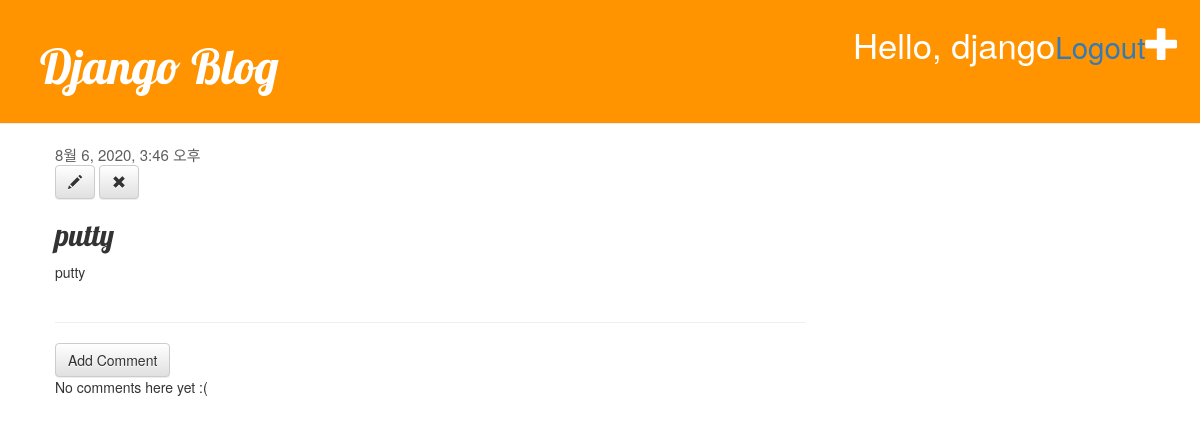
The app's page /post/10/ (signed in) with its own data.
### blog/models.py (models this page shows, shortened)
class Post(models.Model):
    author = models.ForeignKey('auth.User', on_delete=models.CASCADE)
    title = models.CharField(max_length=200, validators=[min_length_3_validator])
    text = models.TextField()
    created_data = models.DateTimeField(default=timezone.now)
    published_date = models.DateTimeField(blank=True, null=True)

### blog/views.py (the view)
# urls.py: path('post/<int:pk>/', views.post_detail, name='post_detail'),
def post_detail(request, pk):
    post = get_object_or_404(Post, pk=pk)
    return render(request, 'blog/post_detail.html', {'post':post})

### blog/templates/blog/post_detail.html
{% extends 'blog/base.html' %}
{% block content %}
    <div class="post">
        {% if post.published_date %}
        <div class="date">
            {{ post.published_date }}
        </div>
        {% endif %}
        {% if user.is_authenticated %}
        <a class="btn btn-default" href="{% url 'post_edit' pk=post.pk %}">
            <span class="glyphicon glyphicon-pencil"></span>
        </a>
        <a class="btn btn-default" href="{% url 'post_remove' pk=post.pk %}">
            <span class="glyphicon glyphicon-remove"></span>
        </a>
        {% endif %}
        <div>
            <h2>{{ post.title }}</h2>
        </div>
        <div>
            <p>{{ post.text|linebreaksbr }}</p>
        </div>
    </div>
<hr>
<a class="btn btn-default" href="{% url 'add_comment_to_post' pk=post.pk %}">Add Comment</a>
{% for comment in post.comments.all %}
    <div class="comment">
        <div class="date">
            {{ comment.created_date }}
            {% if not comment.approved_comment %}
                <a class="btn btn-default" href="{% url 'comment_remove' pk=comment.pk %}">
                    <span class="glyphicon glyphicon-remove"></span>
                </a>
                <a class="btn btn-default" href="{% url 'comment_approve' pk=comment.pk %}">
                    <span class="glyphicon glyphicon-ok"></span>
                </a>
            {% endif %}
        </div>
        <strong>{{comment.author}}</strong>
        <p>{{comment.text|linebreaksbr}}</p>
    </div>
{% empty %}
    <p>No comments here yet :( </p>
{% endfor %}
{% endblock %}

### blog/templates/blog/base.html (shortened to what this page needs)
<!DOCTYPE html>
{% load static %}
<html lang="en">
<head>
    <link rel="stylesheet" href="https://stackpath.bootstrapcdn.com/bootstrap/3.4.1/css/bootstrap.min.css">
    <link rel="stylesheet" href="https://stackpath.bootstrapcdn.com/bootstrap/3.4.1/css/bootstrap-theme.min.css">
    <link rel="stylesheet" href="{% static 'css/blog.css' %}">
</head>
<body>
<div class="page-header">
    {% if user.is_authenticated %}
        <a href="{% url 'post_new' %}" class="top-menu">
            <span class="glyphicon glyphicon-plus"></span>
        </a>
        <p class="top-menu"> Hello, {{user.username}}<small><a href="{% url 'logout'  %}?next={{request.path}}">Logout</a></small></p>
    {% else %}
        <a href="{% url 'login' %}" class="top-menu">
            <span class="glyphicon glyphicon-lock"></span>
        </a>
    {% endif %}
    <h1><a href="/"> Django Blog</a></h1>
</div>
<div class="content container">
    <div class="row">
        <div class="col-md-8">
            {% block content %}
            {% endblock %}
        </div>
    </div>
</div>
</body>
</html>

### blog/static/css/blog.css (style rules this page uses)
.page-header { background-color: #ff9400; margin-top: 0; padding: 20px 20px 20px 40px; }
.page-header h1, .page-header h1 a, .page-header h1 a:visited, .page-header h1 a:active { color: #ffffff; font-size: 36pt; text-decoration: none; }
h1, h2, h3, h4 { font-family: 'Lobster', cursive; }
.content { margin-left: 40px; }
.post { margin-bottom: 40px; }
.date { color: #5e5e5e; font-size:15px; }
.top-menu, .top-menu:hover, top-menu:visited { color: white; font-size: 26pt; float: right; }

### records on screen
Post: published_date "8월 6, 2020, 3:46 오후", title "putty", text "putty"

### other values on screen
{{ user.username }} "django"
